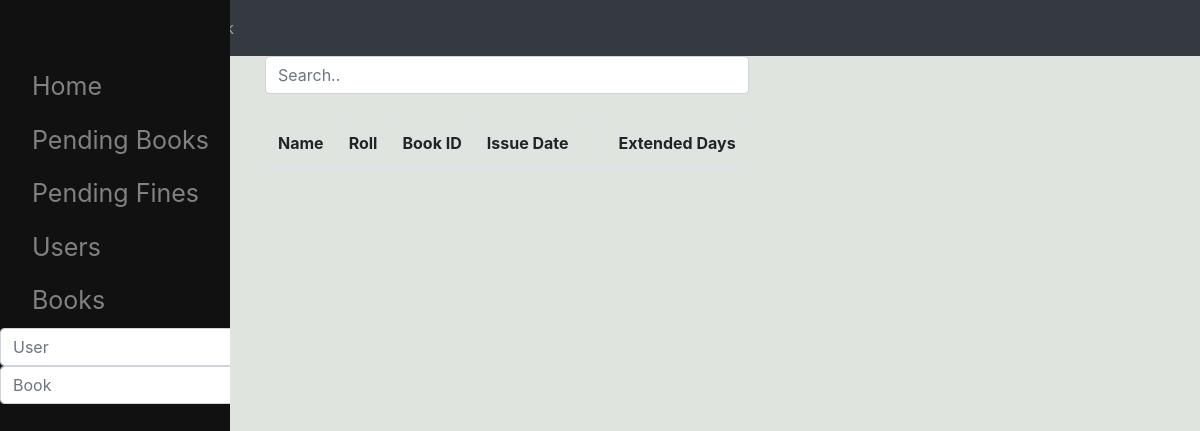
/pendingBooks/, run on an earlier commit of the app's database.
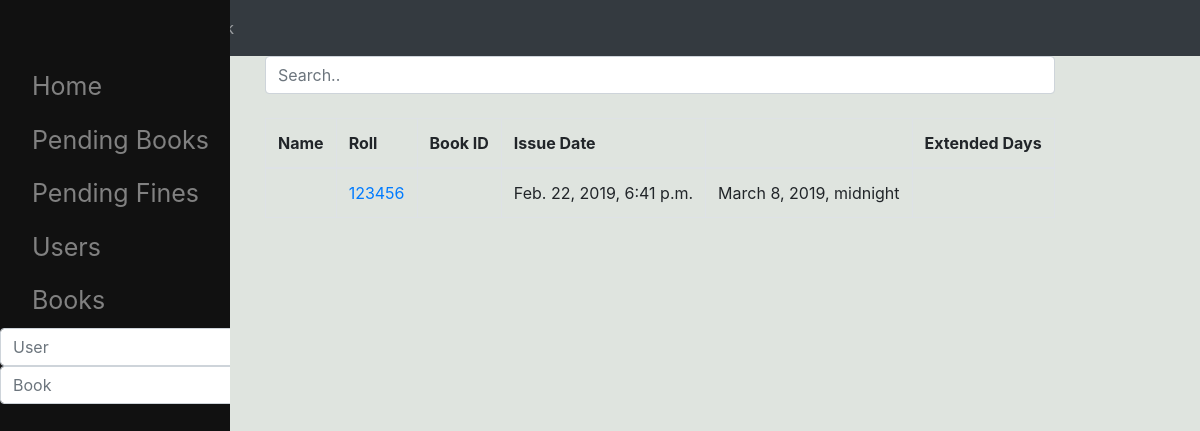
And on a later commit of the database.
### lm/models.py (models this page shows, shortened)
class Issue(models.Model):
    user = models.ForeignKey(Student,on_delete=models.CASCADE,null=True)
    book = models.ForeignKey(Book,on_delete=models.CASCADE,null=True,)
    issue_time = models.DateTimeField(auto_now_add=True,blank=True,editable=True)
    is_returned = models.BooleanField(default=False,editable=True)
    return_time = models.DateTimeField(auto_now_add=False,blank=True,editable=True,null=True)
    paid = models.BooleanField(default=False,editable=True)
    is_late = models.BooleanField(default=True,editable=True)
    mailSend = models.BooleanField(default=False)

class Student(models.Model):
    name = models.CharField(max_length=30,default=' ',editable=True)
    roll = models.IntegerField(editable=True,primary_key=True)
    image_path = models.ImageField(default='../static/lm/anon.png',editable=True)
    email = models.EmailField(blank=True,editable=True)
    payable_amount = models.IntegerField(default=0,editable=True)
    is_student = models.BooleanField(default=True,editable=True)
    is_active = models.BooleanField(default=True,null=False,editable=True)
    exist = models.BooleanField(default=True)
    bookCount = models.IntegerField(default=0)

### lm/views.py (the view)
# urls.py: path('pendingBooks/',views.PendingBooks.as_view(),name='pendingbooks'),
class PendingBooks(generic.ListView):
    template_name = 'lm/pendingIssue.html'
    def get_queryset(self):
        return Issue.objects.all().filter(is_returned = False)

### lm/templates/lm/pendingIssue.html (shortened to what this page needs)
{% extends 'lm/base.html' %}
{% block body %}
<input class="form-control" id="myInput" type="text" placeholder="Search..">
  <br>
 <table class="table table-bordered">
    <thead>
      <tr>
        <th>Name</th>
        <th>Roll</th>
        <th>Book ID</th>
        <th>Issue Date</th>
        <th></th>
        <th>Extended Days</th>
      </tr>
    </thead>
     <tbody id="myTable" >
{% for issue in object_list %}
      <tr>
          <td>{{issue.user.name }}</td>
          <td><a href="{% url 'lm:user' issue.user.pk %}" >{{issue.user.roll }}</a></td>
          <td><a href="{% url 'lm:book' issue.book.pk %}" >{{issue.book.identity }}</a></td>
        <td>{{issue.issue_time }}</td>
        <td>{{issue.return_time }}</td>
        <td>{{ issue.dayLeft }}</td>
      </tr>
{% endfor %}
     </tbody>
  </table>
{% endblock %}

What changed in the data, as far as the page shows it:
added Issue: user.roll "123456", issue_time "Feb. 22, 2019, 6:41 p.m.", return_time "March 8, 2019, midnight"
